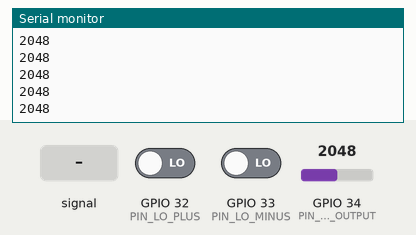
The sketch below on a simulated ESP32. On the bench: the last lines printed to the serial monitor. Inputs (shaded band) come from the test bench; at power-on: GPIO 34 (PIN_ECG_OUTPUT) = 2048, GPIO 32 (PIN_LO_PLUS) LOW, GPIO 33 (PIN_LO_MINUS) LOW.

Above: at 2.2 s.
2.3 s: GPIO 34 (PIN_ECG_OUTPUT) fed a 200 Hz sine of ±327 counts around its level
At 2.9 s:
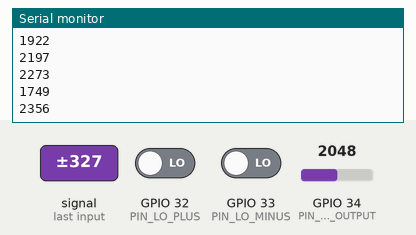
3.8 s: GPIO 34 (PIN_ECG_OUTPUT) set to 2866
At 4.4 s:
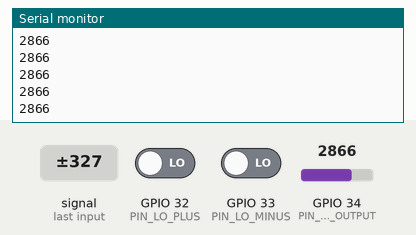
5.3 s: GPIO 32 (PIN_LO_PLUS) driven HIGH
At 6.4 s:
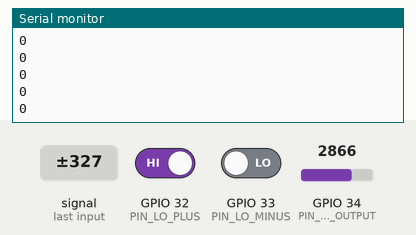
Timing chart, 0 to 8.3 s (numbered marks = the images above; inputs shaded):
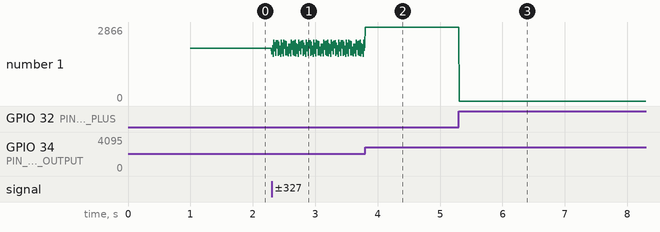

Measured:
- after the input at 2.3 s, the serial monitor: prints a new line at once (image 1)
- after the input at 3.8 s, the serial monitor: prints a new line at once (image 2)
- after the input at 5.3 s, the serial monitor: prints a new line at once (image 3)
- plotted number 1: 2048 → 2167 after the input at 2.3 s, 2167 → 2866 after the input at 3.8 s, 2866 → 0 after the input at 5.3 s

The sketch:

esp32_ecg_serial_test.ino
```cpp
// --- AD8232 ECG Pins for DOIT ESP32 DEVKIT V1 ---
const int PIN_ECG_OUTPUT = 34; // Analog input for ECG signal
const int PIN_LO_PLUS    = 32; // Leads Off + detection
const int PIN_LO_MINUS   = 33; // Leads Off - detection

// Sampling Variables
// 125 Hz matching the ML Model input frequency
const int sampleInterval_ms = 8;
unsigned long lastSampleTime = 0;

void setup() {
  // Start the serial port incredibly fast for smooth plotting
  Serial.begin(115200);

  // Setup the digital Leads Off detection pins
  pinMode(PIN_LO_PLUS, INPUT);
  pinMode(PIN_LO_MINUS, INPUT);

  Serial.println("Initialising AD8232 ECG Sensor Test...");
  delay(1000);
}

void loop() {
  unsigned long currentMillis = millis();

  if (currentMillis - lastSampleTime >= sampleInterval_ms) {
    lastSampleTime = currentMillis;

    // Check if the pads have fallen off the body
    if (digitalRead(PIN_LO_PLUS) == 1 || digitalRead(PIN_LO_MINUS) == 1) {
      // Leads Off!
      // We print a flat line of 0 so the plotter doesn't go crazy
      Serial.println(0);
    }
    else {
      // Leads are securely attached, read the analog ECG voltage
      // ESP32's ADC runs from 0 to 4095
      int sensorValue = analogRead(PIN_ECG_OUTPUT);

      // Print the raw value to the Serial Plotter
      Serial.println(sensorValue);
    }
  }
}
```
